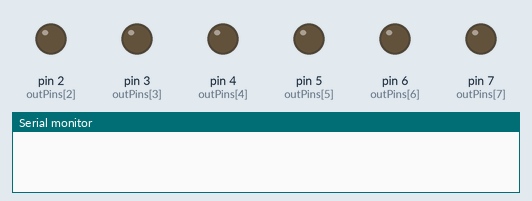
The sketch below on a simulated Arduino Mega 2560, built with avr-gcc and run on an emulated ATmega2560. Parts: output pins drawn as LEDs (lit = HIGH), the last lines printed to the serial monitor. Pins used as bus, display or sensor lines are not drawn.

Above: at 0.1 s.
At 4.9 s:
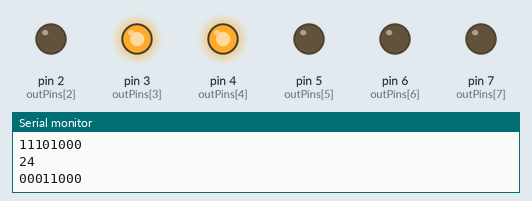
At 9.8 s:
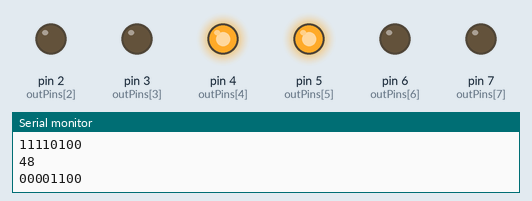
At 19.6 s:
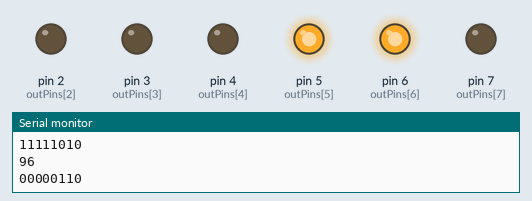
At 29.3 s:
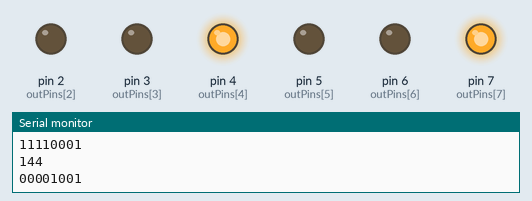
At 39.1 s:
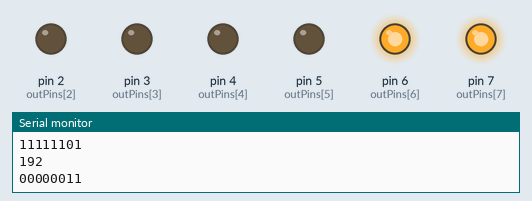
Timing chart, 0 to 40.0 s (numbered marks = the images above):
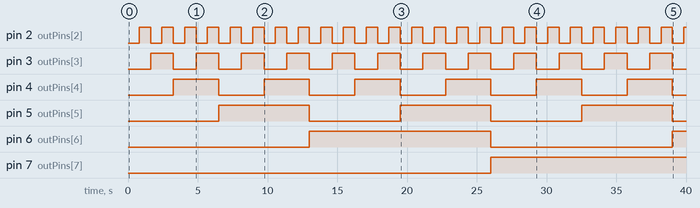

Measured:
- by itself, pin 2 (outPins[2]): alternates HIGH for 0.81 s and LOW for 0.81 s
- by itself, pin 3 (outPins[3]): alternates HIGH for 1.6 s and LOW for 1.6 s
- by itself, pin 4 (outPins[4]): alternates HIGH for 3.3 s and LOW for 3.3 s
- by itself, pin 5 (outPins[5]): alternates HIGH for 6.5 s and LOW for 6.5 s
- by itself, pin 6 (outPins[6]): LOW → HIGH at 13.0 s, → LOW 13.0 s later, → HIGH 13.0 s later
- by itself, pin 7 (outPins[7]): LOW → HIGH at 26.0 s

The sketch:

bitTest.ino
```cpp
int outPins[] = {0, 1, 2, 3, 4, 5, 6, 7};
int readPins[] = {30, 32, 34, 36, 38, 40, 42, 44};

void setup(){
    Serial.begin(9600);
    for(int pin=0; pin < 8; pin++){
        pinMode(outPins[pin], OUTPUT);
    }
}

void loop(){
    static unsigned int n = 0;
    delay(200);
    if (n<1023) n++;
    else n=0;
    Serial.println(n);
    write(n);
}

void write(unsigned int n){
    int bin;
    for (int i=0; i< 8; i++){
        bin = (n / pow(2, i));
        bin = (int) bin;
        bin = bin % 2;
        digitalWrite(outPins[i], bin);
        Serial.print(bin);
    }
    Serial.print('\n');
}
```
